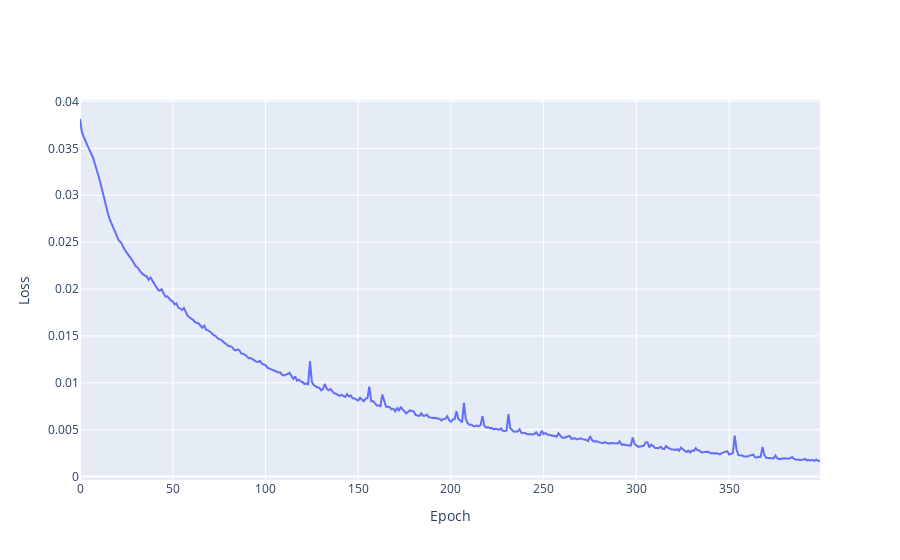

This figure's notebook cell:
### Code cell
plot_loss(history)

### Figure 1 — Plotly figure (JSON) as saved in the notebook; plotly's stock layout.template omitted (floating-point values rounded to 4 significant figures; data arrays with more than 128 entries replaced by an {"elided": "..."} marker saying what was removed)
{"data": [{"mode": "lines", "name": "Training Loss", "type": "scatter", "x": {"elided": "400 int values"}, "y": {"elided": "400 float values"}}], "layout": {"xaxis": {"title": {"text": "Epoch"}}, "yaxis": {"title": {"text": "Loss"}}}}
